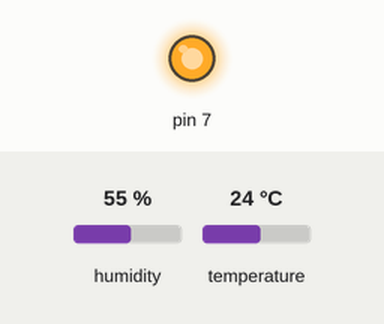
This sketch was run on a simulated Arduino Uno, built with avr-gcc and run on an emulated ATmega328P. On the bench: output pins drawn as LEDs (lit = HIGH). Wiring (inferred from the names in the program): DHT11 sensor: data pin 6. Inputs (shaded band) come from the test bench; at power-on: humidity 55 %, temperature 24 °C. What the sketch prints to the serial monitor is not drawn.

Above: at 0.05 s.
Timing chart, 0 to 3.0 s (numbered marks = the images above):
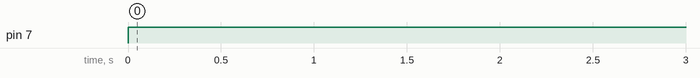

The sketch:

humidity.ino
```cpp
// The library DHT was changed to be compatible with nilRTOS

#define nilThdSleepMilliseconds delay

#include "lib/dht/DHT_U.h"


#define DHTPIN            6         // Pin which is connected to the DHT sensor.


DHT_Unified dht(DHTPIN);

void setup() {
  pinMode(7, OUTPUT);

  Serial.begin(9600);

}

int before, after;

void loop() {
  digitalWrite(7, HIGH);
  dht.begin();
  getHumidityTemperature();
  Serial.println("");
  digitalWrite(7, LOW);
}


void getHumidityTemperature() {
  nilThdSleepMilliseconds(2000); //  need 2s to get data.

  sensors_event_t event;
  dht.temperature().getEvent(&event);
  if (isnan(event.temperature)) {
    Serial.println("Error reading temperature!");
  } else {
    Serial.print("  Temperature: ");
    Serial.print(event.temperature);
  }

  dht.humidity().getEvent(&event);
  if (isnan(event.relative_humidity)) {
    Serial.println("Error reading humidity!");
  } else {
    Serial.print("  Humidity: ");
    Serial.print(event.relative_humidity);
  }
}
```

Measured:
- by itself, pin 7: LOW → HIGH at 0.00 s
